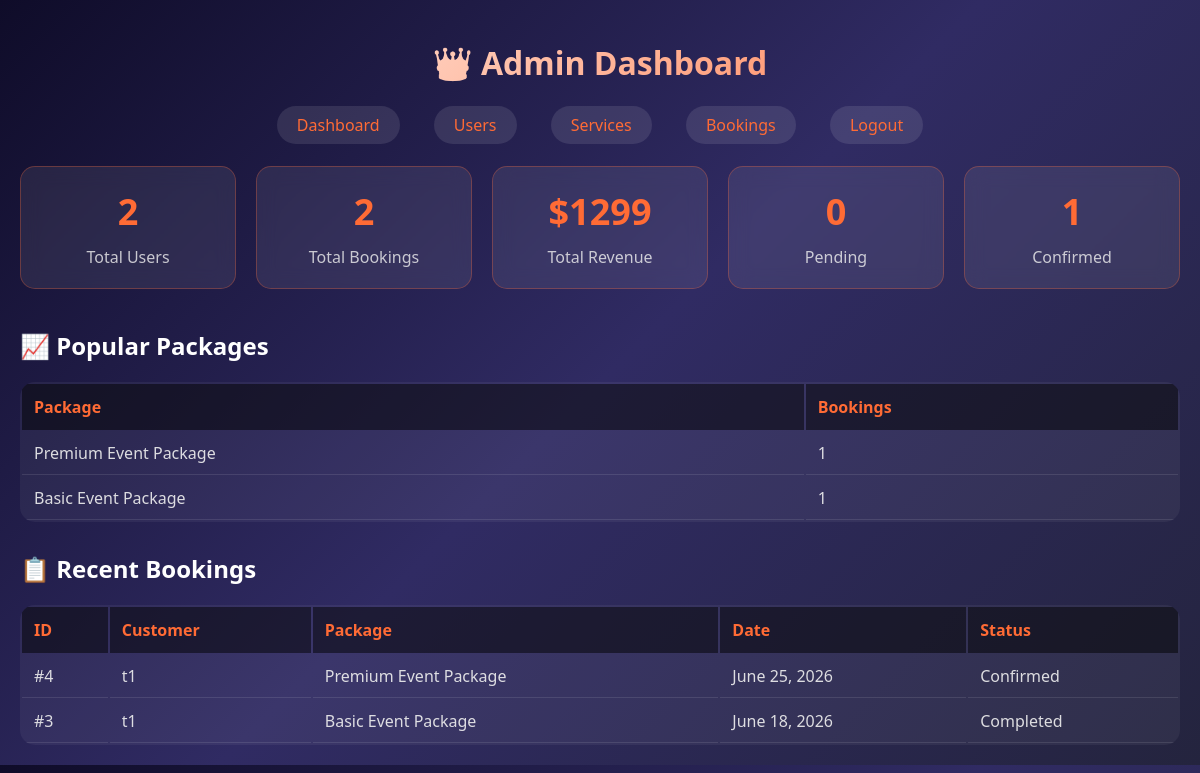
The app's page /myadmin/dashboard/ (signed in) with its own data.
### myapp/models.py (models this page shows, shortened)
class Product(models.Model):
    product_name = models.CharField(max_length=200)
    product_price = models.DecimalField(max_digits=10, decimal_places=2)
    product_description = models.TextField(blank=True)
    created_at = models.DateTimeField(auto_now_add=True)

class Booking(models.Model):
    STATUS_CHOICES = [
        ('pending', 'Pending'),
        ('confirmed', 'Confirmed'),
        ('cancelled', 'Cancelled'),
        ('completed', 'Completed'),
    ]
    user = models.ForeignKey(User, on_delete=models.CASCADE)
    package = models.ForeignKey(Product, on_delete=models.CASCADE)
    event_date = models.DateField()
    guest_count = models.IntegerField(default=50)
    special_requests = models.TextField(blank=True)
    booking_date = models.DateTimeField(auto_now_add=True)
    status = models.CharField(max_length=20, choices=STATUS_CHOICES, default='pending')

class User(models.Model):
    user_email = models.EmailField(max_length=254)
    user_name = models.CharField(max_length=100)
    user_phone = models.CharField(max_length=20)
    user_password = models.CharField(max_length=100)

### myadmin/views.py (the view)
# urls.py: path('dashboard/', views.admin_dashboard, name='admin_dashboard'),
def admin_dashboard(request):
    if not request.session.get('is_admin'):
        return redirect('admin_login')
    total_users = User.objects.count()
    total_bookings = Booking.objects.count()
    total_revenue = Booking.objects.filter(status='confirmed').aggregate(
        total=Sum('package__product_price')
    )['total'] or 0
    pending_bookings = Booking.objects.filter(status='pending').count()
    confirmed_bookings = Booking.objects.filter(status='confirmed').count()
    cancelled_bookings = Booking.objects.filter(status='cancelled').count()
    completed_bookings = Booking.objects.filter(status='completed').count()
    popular_packages = Booking.objects.values('package__product_name').annotate(
        count=Count('id')
    ).order_by('-count')[:5]
    recent_bookings = Booking.objects.all().order_by('-booking_date')[:10]
    context = {
        'total_users': total_users,
        'total_bookings': total_bookings,
        'total_revenue': total_revenue,
        'pending_bookings': pending_bookings,
        'confirmed_bookings': confirmed_bookings,
        'cancelled_bookings': cancelled_bookings,
        'completed_bookings': completed_bookings,
        'popular_packages': popular_packages,
        'recent_bookings': recent_bookings,
    }
    return render(request, 'admin_dashboard.html', context)

### templates/admin_dashboard.html (shortened to what this page needs)
<!DOCTYPE html>
<html>
<head>
</head>
<body>
    <h1>👑 Admin Dashboard</h1>
    <div class="nav-links">
        <a href="{% url 'admin_dashboard' %}">Dashboard</a>
        <a href="{% url 'admin_panel' %}">Users</a>
        <a href="{% url 'product_list' %}">Services</a>
        <a href="{% url 'manage_bookings' %}">Bookings</a>
        <a href="{% url 'admin_login' %}">Logout</a>
    </div>
    <div class="stats-grid">
        <div class="stat-card">
            <div class="stat-number">{{ total_users }}</div>
            <div class="stat-label">Total Users</div>
        </div>
        <div class="stat-card">
            <div class="stat-number">{{ total_bookings }}</div>
            <div class="stat-label">Total Bookings</div>
        </div>
        <div class="stat-card">
            <div class="stat-number">${{ total_revenue }}</div>
            <div class="stat-label">Total Revenue</div>
        </div>
        <div class="stat-card">
            <div class="stat-number">{{ pending_bookings }}</div>
            <div class="stat-label">Pending</div>
        </div>
        <div class="stat-card">
            <div class="stat-number">{{ confirmed_bookings }}</div>
            <div class="stat-label">Confirmed</div>
        </div>
    </div>
    <h2 class="section-title">📈 Popular Packages</h2>
    <table>
        <thead>
            <tr><th>Package</th><th>Bookings</th></tr>
        </thead>
        <tbody>
            {% for package in popular_packages %}
            <tr>
                <td>{{ package.package__product_name }}</td>
                <td>{{ package.count }}</td>
            </tr>
            {% empty %}
            <tr><td colspan="2">No bookings yet</td></tr>
            {% endfor %}
        </tbody>
    </table>
    <h2 class="section-title">📋 Recent Bookings</h2>
    <table>
        <thead>
            <tr><th>ID</th><th>Customer</th><th>Package</th><th>Date</th><th>Status</th></tr>
        </thead>
        <tbody>
            {% for booking in recent_bookings %}
            <tr>
                <td>#{{ booking.id }}</td>
                <td>{{ booking.user.user_name }}</td>
                <td>{{ booking.package.product_name }}</td>
                <td>{{ booking.event_date }}</td>
                <td>{{ booking.status|title }}</td>
            </tr>
            {% empty %}
            <tr><td colspan="5">No bookings yet</td></tr>
            {% endfor %}
        </tbody>
    </table>
</body>
</html>

### templates/admin_dashboard.html (style rules this page uses)
body { background: linear-gradient(135deg, #0f0c29 0%, #302b63 50%, #24243e 100%); font-family: 'Poppins', 'Segoe UI', sans-serif; margin: 0; padding: 20px; }
h1 { text-align: center; background: linear-gradient(135deg, #ffffff, #FF6B35); -webkit-background-clip: text; background-clip: text; color: transparent; margin-bottom: 30px; }
.stats-grid { display: grid; grid-template-columns: repeat(auto-fit, minmax(200px, 1fr)); gap: 20px; margin-bottom: 40px; }
.stat-card { background: rgba(255, 255, 255, 0.08); backdrop-filter: blur(10px); padding: 20px; border-radius: 15px; text-align: center; border: 1px solid rgba(255, 107, 53, 0.3); }
.stat-number { font-size: 36px; font-weight: bold; color: #FF6B35; }
.stat-label { color: rgba(240, 240, 240, 0.8); margin-top: 10px; }
.section-title { color: white; margin: 30px 0 20px 0; font-size: 24px; }
table { width: 100%; background: rgba(255, 255, 255, 0.05); border-radius: 15px; overflow: hidden; }
th { background: rgba(0, 0, 0, 0.5); color: #FF6B35; padding: 12px; text-align: left; }
td { padding: 10px 12px; color: rgba(240, 240, 240, 0.9); border-bottom: 1px solid rgba(255, 255, 255, 0.1); }
.nav-links { text-align: center; margin-bottom: 30px; }
.nav-links a { color: #FF6B35; text-decoration: none; margin: 0 15px; padding: 8px 20px; background: rgba(255, 255, 255, 0.1); border-radius: 30px; }

### records on screen
Product: package__product_name "Premium Event Package", count "1"
Product: package__product_name "Basic Event Package", count "1"
Booking: id "4", user.user_name "t1", package.product_name "Premium Event Package", event_date "June 25, 2026", status "Confirmed"
Booking: id "3", user.user_name "t1", package.product_name "Basic Event Package", event_date "June 18, 2026", status "Completed"

### other values on screen
{{ total_users }} "2"
{{ total_bookings }} "2"
{{ total_revenue }} "1299"
{{ pending_bookings }} "0"
{{ confirmed_bookings }} "1"
